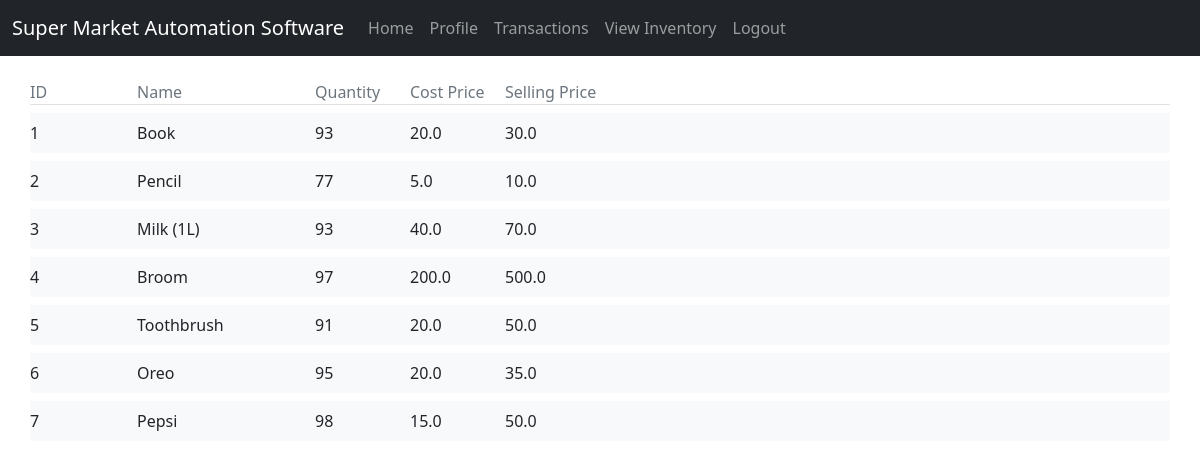
Page /product/view/ (signed in) on the earlier database version.
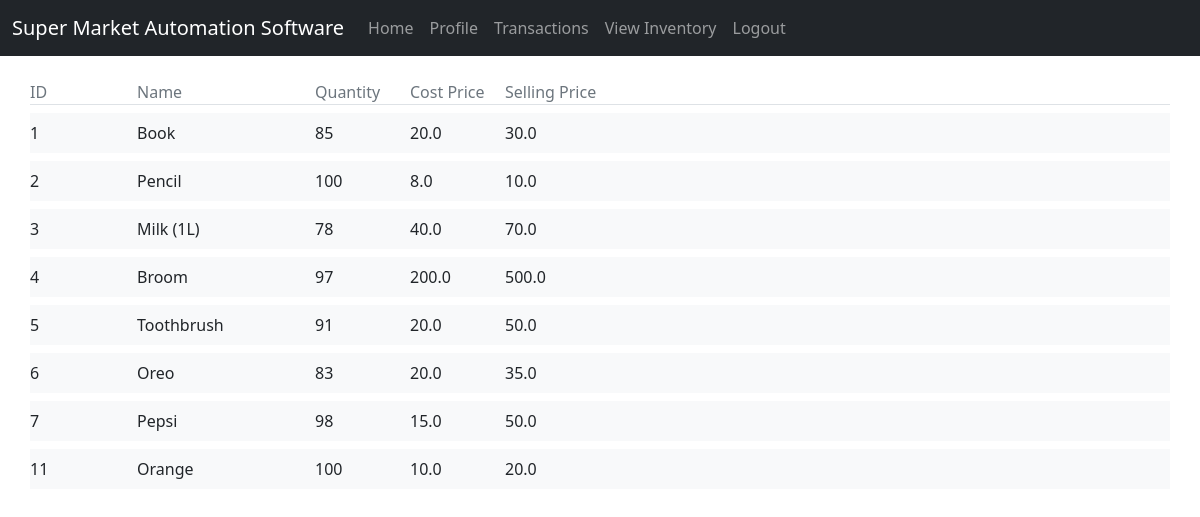
Same page on the later database version.
### product/models.py (models this page shows, shortened)
class Product(models.Model):
    name = models.CharField(max_length = 100)
    cost_price = models.FloatField(validators=[MinValueValidator(0.0)])
    quantity = models.IntegerField(validators=[MinValueValidator(0)])
    selling_price = models.FloatField(validators=[MinValueValidator(0.0)])

### product/views.py (the view)
# urls.py: path('view/',views.view_product, name = 'product-view'),
@login_required
def view_product(request):
    form = ProductForm()
    context = {'product_list':Product.objects.all(),'form':form}
    return render(request, 'product/view_product.html', context)

### product/templates/product/view_product.html
{% extends 'product/base.html' %}
{% block content %}
<br>
<div class="row text-muted border-bottom mb-2">
    <div class="col-1 px-0">ID</div>
    <div class="col-2 pl-5">Name</div>
    <div class="col-1 px-0">Quantity</div>
    <div class="col-1 px-0">Cost Price</div>
    <div class="col-1 px-0">Selling Price</div>
</div>
{% for product in product_list %}
    <div class="parent">
        <div class="row highlight bg-light mb-2 py-2">
            <div class="col-1 px-0">{{ product.pk }}</div>
            <div class="col-2 pl-5">{{ product.name }}</div>
            <div class="col-1 px-0">{{ product.quantity }}</div>
            <div class="col-1 px-0">{{ product.cost_price }}</div>
            <div class="col-1 px-0">{{ product.selling_price }}</div>
    </div>
{% endfor %}
{% endblock %}

### product/templates/product/base.html (shortened to what this page needs)
{% extends 'account/base.html' %}

### account/templates/account/base.html (shortened to what this page needs)
{% load static %}
<!DOCTYPE html>
<html>
<head>
<link href="https://cdn.jsdelivr.net/npm/bootstrap@5.0.0-beta3/dist/css/bootstrap.min.css" rel="stylesheet">
<link href="{% static 'account/style.css' %}" rel="stylesheet">
</head>
<body>
<nav class="navbar navbar-expand-lg navbar-dark bg-dark">
  <div class="container-fluid">
    <a class="navbar-brand" href="{% url 'account-home' %}">Super Market Automation Software</a>
    <div class="collapse navbar-collapse" id="navbarNavDropdown">
      <ul class="navbar-nav">
        <li class="nav-item">
          <a class="nav-link" href="{% url 'account-home' %}">Home</a>
        </li>
        {% if user.is_authenticated %}
        <li class="nav-item">
          <a class="nav-link" href="{% url 'account-profile' %}">Profile</a>
        </li>
        {% if user.is_superuser %}
        <li class="nav-item">
          <a class="nav-link" href="{% url 'product-report' %}">Create Report</a>
        </li>
        <li class="nav-item">
          <a class="nav-link" href="{% url 'product-home' %}">Edit Inventory</a>
        </li>
        <li class="nav-item">
          <a class="nav-link" href="{% url 'account-user-edit' %}">Edit Users</a>
        </li>
        {% else %}
        <li class="nav-item">
          <a class="nav-link" href="{% url 'product-transaction' %}">Transactions</a>
        </li>
        <li class="nav-item">
          <a class="nav-link" href="{% url 'product-view' %}">View Inventory</a>
        </li>
        {% endif %}
        <li class="nav-item">
          <a class="nav-link" href="{% url 'account-logout' %}">Logout</a>
        </li>
        {% endif %}
      </ul>
    </div>
  </div>
</nav>
<div class="container">
{% block content %}
{% endblock %}
</div>
</body>
</html>

Differences in the rows shown:
changed Product "Book": quantity "93" → "85"
changed Product "Pencil": quantity "77" → "100"; cost_price "5.0" → "8.0"
changed Product "Milk (1L)": quantity "93" → "78"
changed Product "Oreo": quantity "95" → "83"
added Product: pk "11", name "Orange", quantity "100", cost_price "10.0", selling_price "20.0"
